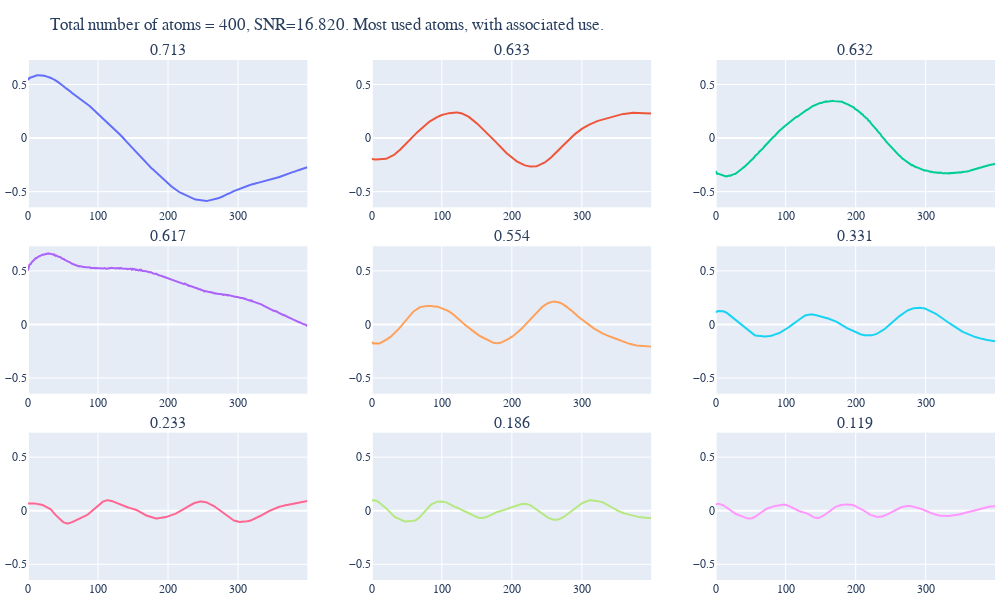

This figure's notebook cell:
### Code cell
n_coefs = 5
K = 400
ksvd = KSVD(n_nonzero_coefs=n_coefs, K=K, max_iter=3, tol=1e-4)

D, Z = ksvd.fit_1d_signal(measure, 400)
pred = ksvd.predict_1d_signal(measure)
plot_atoms(save_path=f"images/synthetic_denoising_atoms_{K}.pdf", D=D, Z=Z, n_rows=3, vertical_spacing=.075, title=f'Total number of atoms = {K}, SNR={SNR(signal, pred):.3f}. Most used atoms, with associated use.')

### Figure 1 — Plotly figure (JSON) as saved in the notebook; plotly's stock layout.template omitted (floating-point values rounded to 4 significant figures; data arrays with more than 128 entries replaced by an {"elided": "..."} marker saying what was removed)
{"data": [{"type": "scatter", "x": {"elided": "400 int values"}, "xaxis": "x", "y": {"elided": "400 float values"}, "yaxis": "y"}, {"type": "scatter", "x": {"elided": "400 int values"}, "xaxis": "x2", "y": {"elided": "400 float values"}, "yaxis": "y2"}, {"type": "scatter", "x": {"elided": "400 int values"}, "xaxis": "x3", "y": {"elided": "400 float values"}, "yaxis": "y3"}, {"type": "scatter", "x": {"elided": "400 int values"}, "xaxis": "x4", "y": {"elided": "400 float values"}, "yaxis": "y4"}, {"type": "scatter", "x": {"elided": "400 int values"}, "xaxis": "x5", "y": {"elided": "400 float values"}, "yaxis": "y5"}, {"type": "scatter", "x": {"elided": "400 int values"}, "xaxis": "x6", "y": {"elided": "400 float values"}, "yaxis": "y6"}, {"type": "scatter", "x": {"elided": "400 int values"}, "xaxis": "x7", "y": {"elided": "400 float values"}, "yaxis": "y7"}, {"type": "scatter", "x": {"elided": "400 int values"}, "xaxis": "x8", "y": {"elided": "400 float values"}, "yaxis": "y8"}, {"type": "scatter", "x": {"elided": "400 int values"}, "xaxis": "x9", "y": {"elided": "400 float values"}, "yaxis": "y9"}], "layout": {"annotations": [{"font": {"size": 16}, "showarrow": false, "text": "0.713", "x": 0.1444, "xanchor": "center", "xref": "paper", "y": 1, "yanchor": "bottom", "yref": "paper"}, {"font": {"size": 16}, "showarrow": false, "text": "0.633", "x": 0.5, "xanchor": "center", "xref": "paper", "y": 1, "yanchor": "bottom", "yref": "paper"}, {"font": {"size": 16}, "showarrow": false, "text": "0.632", "x": 0.8556, "xanchor": "center", "xref": "paper", "y": 1, "yanchor": "bottom", "yref": "paper"}, {"font": {"size": 16}, "showarrow": false, "text": "0.617", "x": 0.1444, "xanchor": "center", "xref": "paper", "y": 0.6417, "yanchor": "bottom", "yref": "paper"}, {"font": {"size": 16}, "showarrow": false, "text": "0.554", "x": 0.5, "xanchor": "center", "xref": "paper", "y": 0.6417, "yanchor": "bottom", "yref": "paper"}, {"font": {"size": 16}, "showarrow": false, "text": "0.331", "x": 0.8556, "xanchor": "center", "xref": "paper", "y": 0.6417, "yanchor": "bottom", "yref": "paper"}, {"font": {"size": 16}, "showarrow": false, "text": "0.233", "x": 0.1444, "xanchor": "center", "xref": "paper", "y": 0.2833, "yanchor": "bottom", "yref": "paper"}, {"font": {"size": 16}, "showarrow": false, "text": "0.186", "x": 0.5, "xanchor": "center", "xref": "paper", "y": 0.2833, "yanchor": "bottom", "yref": "paper"}, {"font": {"size": 16}, "showarrow": false, "text": "0.119", "x": 0.8556, "xanchor": "center", "xref": "paper", "y": 0.2833, "yanchor": "bottom", "yref": "paper"}], "font": {"family": "Serif"}, "height": 600, "margin": {"b": 5, "l": 5, "r": 5, "t": 60}, "showlegend": false, "title": {"text": "Total number of atoms = 400, SNR=16.820. Most used atoms, with associated use."}, "width": 1000, "xaxis": {"anchor": "y", "domain": [0, 0.2889]}, "xaxis2": {"anchor": "y2", "domain": [0.3556, 0.6444]}, "xaxis3": {"anchor": "y3", "domain": [0.7111, 1]}, "xaxis4": {"anchor": "y4", "domain": [0, 0.2889]}, "xaxis5": {"anchor": "y5", "domain": [0.3556, 0.6444]}, "xaxis6": {"anchor": "y6", "domain": [0.7111, 1]}, "xaxis7": {"anchor": "y7", "domain": [0, 0.2889]}, "xaxis8": {"anchor": "y8", "domain": [0.3556, 0.6444]}, "xaxis9": {"anchor": "y9", "domain": [0.7111, 1]}, "yaxis": {"anchor": "x", "domain": [0.7167, 1], "range": [-0.6466, 0.7288]}, "yaxis2": {"anchor": "x2", "domain": [0.7167, 1], "range": [-0.6466, 0.7288]}, "yaxis3": {"anchor": "x3", "domain": [0.7167, 1], "range": [-0.6466, 0.7288]}, "yaxis4": {"anchor": "x4", "domain": [0.3583, 0.6417], "range": [-0.6466, 0.7288]}, "yaxis5": {"anchor": "x5", "domain": [0.3583, 0.6417], "range": [-0.6466, 0.7288]}, "yaxis6": {"anchor": "x6", "domain": [0.3583, 0.6417], "range": [-0.6466, 0.7288]}, "yaxis7": {"anchor": "x7", "domain": [0, 0.2833], "range": [-0.6466, 0.7288]}, "yaxis8": {"anchor": "x8", "domain": [0, 0.2833], "range": [-0.6466, 0.7288]}, "yaxis9": {"anchor": "x9", "domain": [0, 0.2833], "range": [-0.6466, 0.7288]}}}
